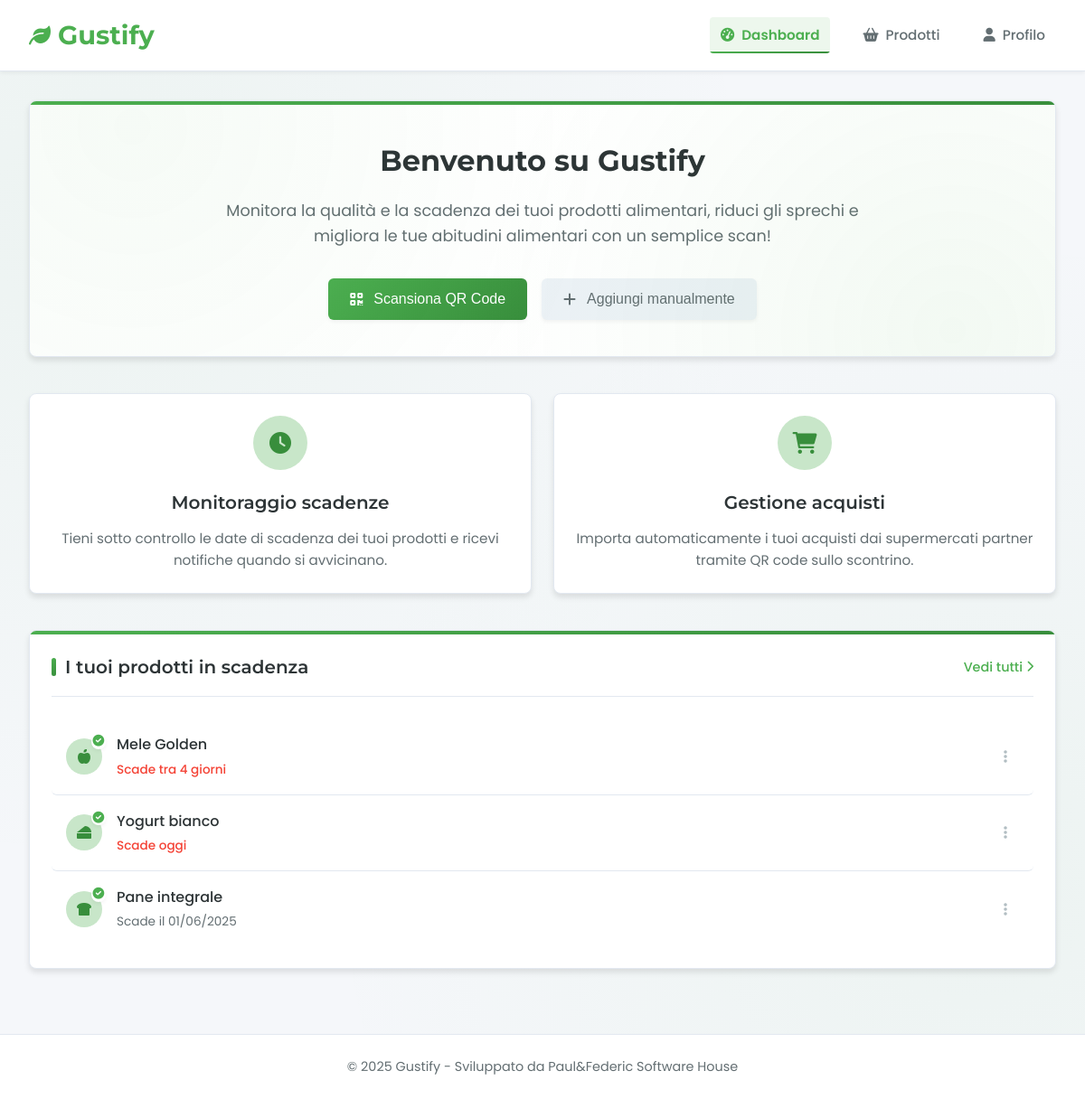
The app's page /dashboard/dashboard.php (signed in) with its own data.
### tables this page shows
CREATE TABLE `frigo` (
  `idrelation` int(11) NOT NULL,
  `prodotto_idprodotto` int(11) NOT NULL,
  `utente_idutente` int(11) NOT NULL,
  `quantita` int(11) NOT NULL,
  `scadenza` date NOT NULL,
  `note` varchar(255) DEFAULT NULL,
  `data_creazione` timestamp NOT NULL DEFAULT current_timestamp()
);

### dashboard/dashboard.php (the view, shortened to what this page needs)
<?php
    if(!isset($_SESSION["email"])){
        header("Location: ../login/login.html");
    } else{
        include "../utility/database.php";
        $sql = "SELECT
                COALESCE(pp.des, prodotto.des) as des,
                COALESCE(pp.categoria, prodotto.categoria) as categoria,
                frigo.quantita as quantita,
                frigo.scadenza as scadenza,
                frigo.idrelation as id,
                frigo.data_creazione as data_aggiunta,
                prodotto.verified as verified
                FROM frigo
                JOIN prodotto ON frigo.prodotto_idprodotto = prodotto.idprodotto
                LEFT JOIN prodotto_personalizzato pp ON pp.prodotto_idprodotto = prodotto.idprodotto
                                              AND pp.utente_idutente = frigo.utente_idutente
                WHERE frigo.utente_idutente = :idutente
                ORDER BY frigo.scadenza ASC";
        $stmt = $conn->prepare($sql);
        $stmt->bindParam(":idutente", $_SESSION["user_id"]);
        $stmt->execute();
        $products = $stmt->fetchAll();
    }
?>
<!DOCTYPE html>
<html lang="it">
<head>
    <link rel="stylesheet" href="https://cdnjs.cloudflare.com/ajax/libs/font-awesome/6.0.0-beta3/css/all.min.css">
    <link rel="stylesheet" href="dashboard.css">
</head>
<body>
    <header>
        <nav>
            <a href="../index.php" class="logo">
                <i class="fas fa-leaf"></i>
                Gustify
            </a>
            <ul class="nav-links">
                <li><a href="dashboard.php" class="active"><i class="fas fa-tachometer-alt"></i> Dashboard</a></li>
                <li><a href="../productsList/productsList.php"><i class="fas fa-shopping-basket"></i> Prodotti</a></li>
                <li><a href="../profile/profile.php"><i class="fas fa-user"></i> Profilo</a></li>
            </ul>
        </nav>
    </header>
    <div class="container">
        <section class="hero">
            <h1>Benvenuto su Gustify</h1>
            <p>Monitora la qualità e la scadenza dei tuoi prodotti alimentari, riduci gli sprechi e migliora le tue abitudini alimentari con un semplice scan!</p>
            <div id="button-container">
                <button class="scan-btn">
                    <i class="fas fa-qrcode"></i>
                    Scansiona QR Code
                </button>
                <button class="manual-btn" onclick="location.href='../manualAdd/manualAdd.php'">
                    <i class="fas fa-plus"></i>
                    Aggiungi manualmente
                </button>
            </div>
        </section>
        <section class="features">
            <div class="feature-card">
                <div class="feature-icon">
                    <i class="fas fa-clock"></i>
                </div>
                <h3>Monitoraggio scadenze</h3>
                <p>Tieni sotto controllo le date di scadenza dei tuoi prodotti e ricevi notifiche quando si avvicinano.</p>
            </div>
            <div class="feature-card">
                <div class="feature-icon">
                    <i class="fas fa-shopping-cart"></i>
                </div>
                <h3>Gestione acquisti</h3>
                <p>Importa automaticamente i tuoi acquisti dai supermercati partner tramite QR code sullo scontrino.</p>
            </div>
        </section>
        <section class="products">
            <div class="section-header">
                <h2>I tuoi prodotti in scadenza</h2>
                <a href="../productsList/productsList.php" class="view-all">
                    Vedi tutti
                    <i class="fas fa-chevron-right"></i>
                </a>
            </div>
            <ul class="product-list">
                <?php
                function getExpiryClass($expiryDate) {
                    $today = new DateTime();
                    $expiry = new DateTime($expiryDate);
                    $diff = $today->diff($expiry)->days;
                    if ($expiry < $today) {
                        return 'expiry-critical';
                    } elseif ($diff <= 3) {
                        return 'expiry-critical';
                    } elseif ($diff <= 7) {
                        return 'expiry-soon';
                    } else {
                        return '';
                    }
                }
                function formatDate($dateString) {
                    $date = new DateTime($dateString);
                    $today = new DateTime();
                    $diff = $today->diff($date)->days;
                    if ($diff == 0) {
                        return "Scade oggi";
                    } elseif ($diff == 1) {
                        return "Scade domani";
                    } elseif ($diff <= 7) {
                        return "Scade tra $diff giorni";
                    } else {
                        return "Scade il " . $date->format('d/m/Y');
                    }
                }
                function getProductIcon($category) {
                    $icons = [
                        'dairy' => 'fa-cheese',
                        'fruit' => 'fa-apple-alt',
                        'vegetable' => 'fa-carrot',
                        'meat' => 'fa-drumstick-bite',
                        'fish' => 'fa-fish',
                        'bakery' => 'fa-bread-slice',
                        'beverage' => 'fa-wine-bottle',
                        'snack' => 'fa-cookie',
                        'cereal' => 'fa-wheat-awn',
                        'other' => 'fa-shopping-basket'
                    ];
                    return isset($icons[$category]) ? $icons[$category] : 'fa-shopping-basket';
                }
                if (count($products) > 0) {
                    foreach ($products as $product) {
                        $expiryClass = getExpiryClass($product['scadenza']);
                        $categoryIcon = getProductIcon($product['categoria']);
                        $verifiedClass = isset($product['verified']) && $product['verified'] ? 'verified-product' : '';
                        ?>
                        <li class="product-item <?php echo $verifiedClass; ?>">
                            <div class="product-info">
                                <div class="product-icon">
                                    <i class="fas <?php echo $categoryIcon; ?>"></i>
                                    <?php if (isset($product['verified']) && $product['verified']): ?>
                                        <span class="verified-badge" title="Prodotto verificato"><i class="fas fa-check-circle"></i></span>
                                    <?php endif; ?>
                                </div>
                                <div>
                                    <div class="product-name"><?php echo htmlspecialchars($product['des']); ?></div>
                                    <div class="product-expiry <?php echo $expiryClass; ?>">
                                        <?php echo formatDate($product['scadenza']); ?>
                                    </div>
                                </div>
                            </div>
                            <div class="product-actions">
                                <i class="fas fa-ellipsis-v" onclick="showProductActions(<?php echo $product['id']; ?>, event)"></i>
                            </div>
                        </li>
                        <?php
                    }
                } else {
                    echo '<li class="empty-message">Nessun prodotto nel tuo frigo.</li>';
                }
                ?>
            </ul>
        </section>
    </div>
    <footer>
        <p>&copy; 2025 Gustify - Sviluppato da Paul&Federic Software House</p>
    </footer>
</body>
</html>

### records on screen
frigo: des "Mele Golden", scadenza "Scade tra 4 giorni"
frigo: des "Yogurt bianco", scadenza "Scade oggi"
frigo: des "Pane integrale", scadenza "Scade il 01/06/2025"
